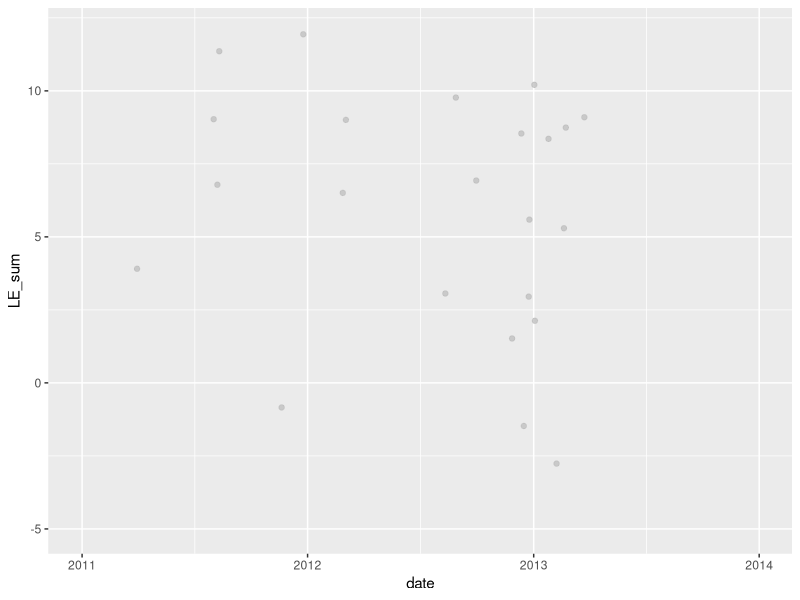

Write R code to recreate this figure.
# Author J. W. Atkins (jeffrey.atkins@usda.gov)

# this script creates a very rough approximation of increases in latent heat flux from additions of grow lights
# it's going to be way way way overestimated though


# dependencies
require(tidyverse)
require(stringr)
require(ggplot2)
require(lubridate)

# now what we want do is add our addtional Rn 
# this should be an average over the whole area
grow_watts = 150

trans_eff = 0.27 

# bring in 2011-2013 US-Akn Ameriflux data
dat <- read.csv("./data/AMF_US-Akn_BASE_HH_5-5.csv", skip = 2, header = TRUE)

# replace the -9999 values with NA
dat[dat == -9999] <- NA

# change column names
names(dat)[names(dat) == "LE_1_2_1"] <- "LE"

# make the time column
dat$time <- as.numeric(substr(dat$TIMESTAMP_START, 9, 12))

# formatting time stamp
dat$datetime <-ymd_hms(dat$TIMESTAMP_START, truncated = 1)

# now to add to night time hours
dat$LE_proj<- ifelse(dat$time > 2100 | dat$time < 700, dat$LE + grow_watts, dat$LE + 0)

# let's get to daily
### average to month
dat %>% 
    group_by(year = format(datetime, '%Y'), month = format(datetime, '%m'),
             day = format(datetime, '%d')) %>%
    summarise(LE_sum = sum(LE, na.rm = TRUE), LE_proj_sum = sum(LE_proj, na.rm = TRUE)) -> projected
    
# add back in dates
projected$date <- ymd(paste(projected$year, projected$month, projected$day, sep="-"))
    
# convert to mm
# 1 Watt /m2 = 0.0864 MJ /m2/day
# 1 MJ /m2/day  =0.408 mm /day .

projected$LE_sum <- projected$LE_sum * 0.0864 * 0.408
projected$LE_proj_sum <- projected$LE_proj_sum * 0.0864 * 0.408

# formatting
projected$LE_sum[projected$LE_sum == 0] <- NA
projected$LE_proj_sum[projected$LE_proj_sum == 0] <- NA

# data for plot
d2 = data.frame(x = projected$date, y = projected$LE_proj_sum)

####
x11()
ggplot(projected, aes(x = date, y = LE_sum))+
    geom_point(alpha = 0.75, color = "grey")+
    geom_point(x = projected$date, y = projected$LE_proj_sum, color = "red", alpha = 0.5)+
    ylim(c(-5, 12))
    

# ### average to month
# projected %>% 
#     group_by(as.factor(year), as.factor(month)) %>%
#     summarise(LE_mean = mean(LE_sum, na.rm = TRUE), LE_proj_mean = mean(LE_proj_sum, na.rm = TRUE))
    
#### sum to year
projected %>% 
    group_by(as.factor(year)) %>%
    summarise(LE_sum = sum(LE_sum, na.rm = TRUE), LE_proj = sum(LE_proj_sum, na.rm = TRUE)) -> df

# make efficency
df$diff <- ((df$LE_proj - df$LE_sum) / df$LE_sum) * trans_eff

# calculate the yearly
print(df)

####



